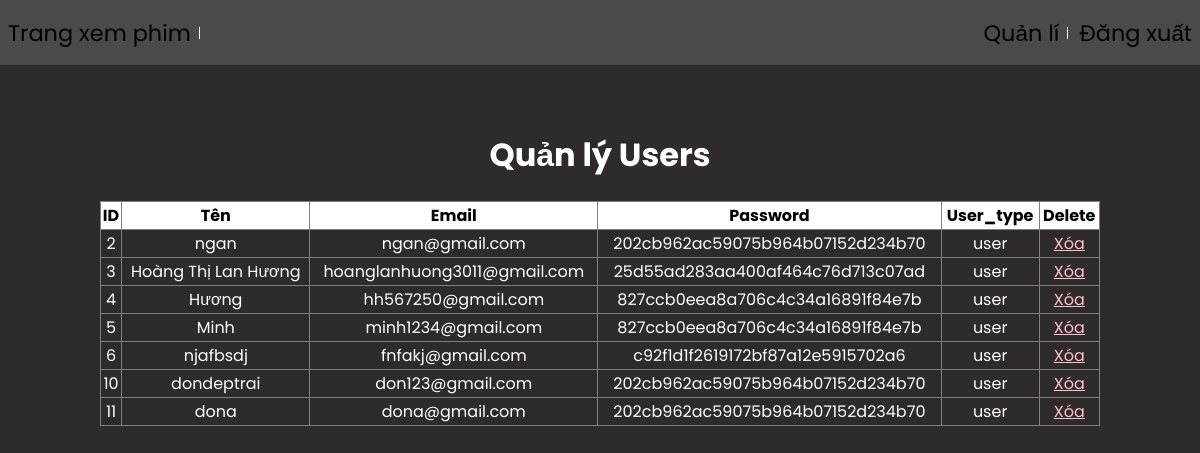
The app's page /admin.php?pid=8 (signed in), older data.
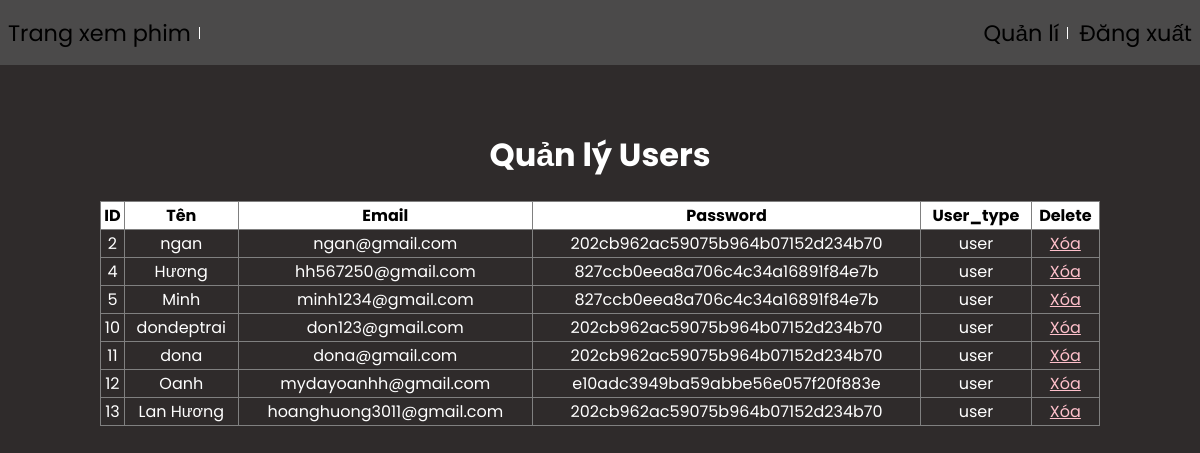
The same page, newer data.
### tables this page shows
CREATE TABLE `users` (
  `id` int(255) NOT NULL,
  `name` varchar(255) NOT NULL,
  `email` varchar(255) NOT NULL,
  `password` varchar(255) NOT NULL,
  `user_type` varchar(255) NOT NULL DEFAULT 'user'
);

### admin/qliusers.php (the view, shortened to what this page needs)
<?php
$link = new mysqli("localhost", "root", "", "webphim");
$sql = "SELECT * FROM users where user_type='user'";
$result = $link->query($sql);
?>
<div align="center">
    <br>
    <div>
        <h1 style="color: white;"> Quản lý Users</h1>
        <table align="center" border="1" style="width:1000px; padding: 8px; border-collapse: collapse;">
            <tr style="background-color:white" align="center">
                <th>ID</th>
                <th>Tên</th>
                <th>Email</th>
                <th>Password</th>
                <th>User_type</th>
                <th>Delete</th>
            </tr>
            <?php
            while ($row = $result->fetch_assoc()) {
                ?>
                <tr align="center" style="color: white;">
                    <td><?php echo $row["id"] ?></td>
                    <td><?php echo $row["name"] ?></td>
                    <td><?php echo $row["email"] ?></td>
                    <td><?php echo $row["password"] ?></td>
                    <td><?php echo $row["user_type"] ?></td>
                    <td>
                        <a onclick="return confirm('Bạn có muốn xóa?')"
                           href="admin.php?pid=8&id=<?php echo $row['id'] ?>"style="color: pink">Xóa</a>
                    </td>
                </tr>
            <?php
            }
            ?>
        </table>
    </div>
</div>

Row changes from the older to the newer data that the page shows:
removed users: id "3", name "Hoàng Thị Lan Hương", email "hoanglanhuong3011@gmail.com", password "25d55ad283aa400af464c76d713c07ad", user_type "user"
removed users: id "6", name "njafbsdj", email "fnfakj@gmail.com", password "c92f1d1f2619172bf87a12e5915702a6", user_type "user"
added users: id "12", name "Oanh", email "mydayoanhh@gmail.com", password "e10adc3949ba59abbe56e057f20f883e", user_type "user"
added users: id "13", name "Lan Hương", email "hoanghuong3011@gmail.com", password "202cb962ac59075b964b07152d234b70", user_type "user"
